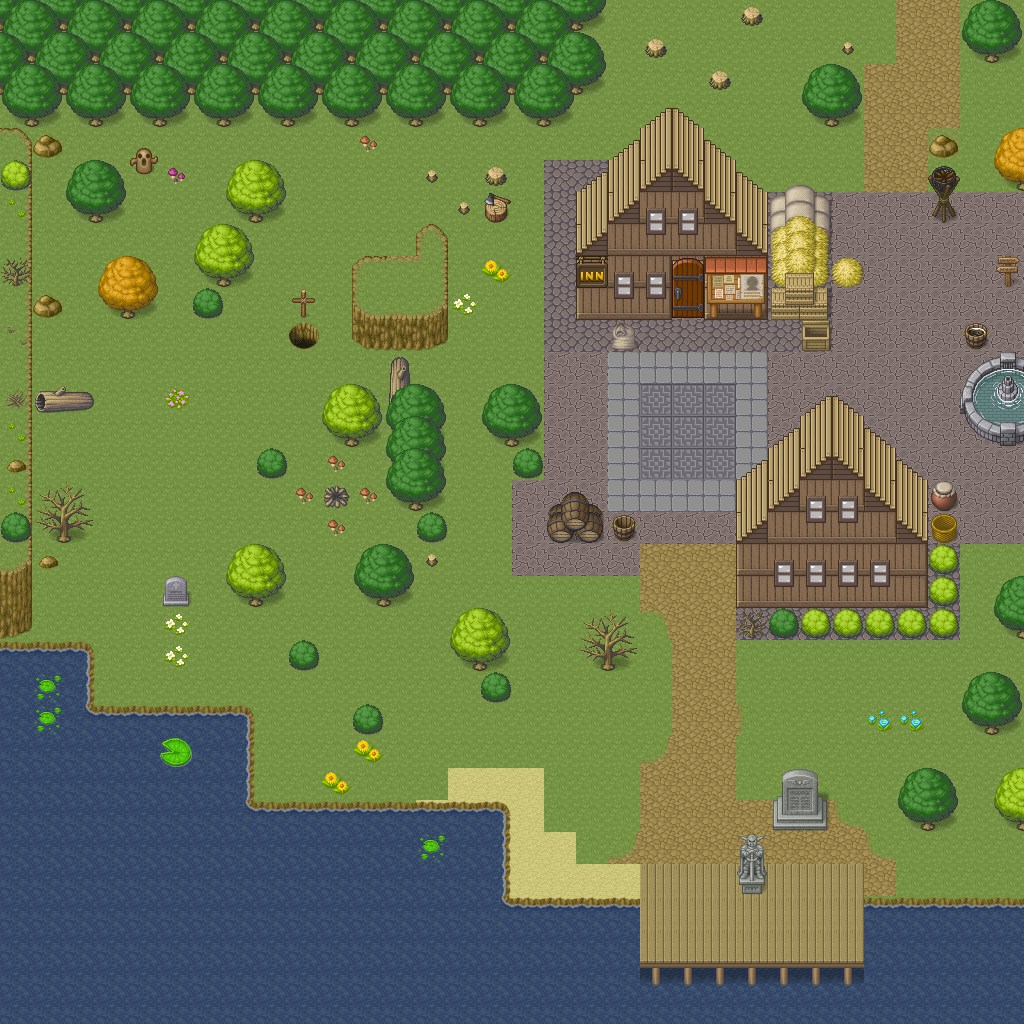

A level layout from a 2D game, rendered from its tile map. Below: a short description, then the map file with tile-grid data replaced by summaries:
An orthogonal 32x32 tile map with 32x32 px tiles, 5 tile layers (Ground, Terrain, Borders, Forest, ...), 3 tilesets and 67 objects.

<map version="1.4" tiledversion="1.4.2" orientation="orthogonal" renderorder="right-down" width="32" height="32" tilewidth="32" tileheight="32" infinite="0" nextlayerid="8" nextobjectid="78">
 <tileset firstgid="1" name="PipoyaBase" tilewidth="32" tileheight="32" tilecount="1072" columns="8">
  <image source="../graphics/[Base]BaseChip_pipo.png" width="256" height="4288" />
 </tileset>
 <tileset firstgid="1073" name="PipoyaWater1" tilewidth="32" tileheight="32" tilecount="48" columns="8">
  <image source="../graphics/[A]Water1_pipo.png" width="256" height="192" />
 </tileset>
 <tileset firstgid="1121" name="PipoyaGrass1" tilewidth="32" tileheight="32" tilecount="48" columns="8">
  <image source="../graphics/[A]Grass4_pipo.png" width="256" height="192" />
 </tileset>
 <layer id="1" name="Ground" width="32" height="32">
  <data>[1024 cells, 1024 non-empty, 11 distinct tile ids]</data>
 </layer>
 <layer id="2" name="Terrain" width="32" height="32">
  <data>[1024 cells, 315 non-empty, 40 distinct tile ids]</data>
 </layer>
 <layer id="5" name="Borders" width="32" height="32">
  <data>[1024 cells, 76 non-empty, 37 distinct tile ids]</data>
 </layer>
 <layer id="3" name="Forest" width="32" height="32">
  <data>[1024 cells, 237 non-empty, 64 distinct tile ids]</data>
 </layer>
 <layer id="6" name="Decoration" width="32" height="32">
  <data>[1024 cells, 63 non-empty, 35 distinct tile ids]</data>
 </layer>
 <objectgroup id="7" name="Collision">
  <object id="6" x="736" y="480" width="192" height="128" />
  <object id="7" x="0" y="0" width="576" height="128" />
  <object id="8" x="576" y="0" width="32" height="96" />
  <object id="10" x="0" y="128" width="32" height="512" />
  <object id="11" x="0" y="640" width="96" height="64" />
  <object id="12" x="0" y="704" width="256" height="96" />
  <object id="14" x="0" y="800" width="512" height="96" />
  <object id="15" x="0" y="896" width="640" height="128" />
  <object id="17" x="640" y="960" width="224" height="64" />
  <object id="18" x="864" y="896" width="160" height="128" />
  <object id="19" x="960" y="352" width="64" height="96" />
  <object id="21" x="576" y="192" width="256" height="128" />
  <object id="22" x="800" y="320" width="32" height="32" />
  <object id="23" x="608" y="160" width="128" height="32" />
  <object id="24" x="640" y="128" width="64" height="32" />
  <object id="25" x="800" y="64" width="64" height="64" />
  <object id="26" x="960" y="0" width="64" height="64" />
  <object id="27" x="992" y="128" width="32" height="64" />
  <object id="28" x="928" y="128" width="32" height="96" />
  <object id="29" x="992" y="256" width="32" height="32" />
  <object id="30" x="832" y="256" width="32" height="32" />
  <object id="31" x="736" y="0" width="32" height="32" />
  <object id="32" x="640" y="32" width="32" height="32" />
  <object id="33" x="704" y="64" width="32" height="32" />
  <object id="34" x="416" y="224" width="32" height="32" />
  <object id="35" x="352" y="256" width="96" height="96" />
  <object id="36" x="480" y="160" width="32" height="64" />
  <object id="37" x="224" y="160" width="64" height="64" />
  <object id="38" x="384" y="352" width="32" height="32" />
  <object id="39" x="320" y="384" width="128" height="64" />
  <object id="40" x="384" y="448" width="64" height="64" />
  <object id="41" x="416" y="512" width="32" height="32" />
  <object id="42" x="480" y="384" width="64" height="64" />
  <object id="43" x="512" y="448" width="32" height="32" />
  <object id="44" x="608" y="320" width="32" height="32" />
  <object id="45" x="960" y="320" width="32" height="32" />
  <object id="47" x="544" y="512" width="96" height="32" />
  <object id="48" x="352" y="544" width="64" height="64" />
  <object id="49" x="224" y="544" width="64" height="64" />
  <object id="50" x="192" y="224" width="64" height="64" />
  <object id="51" x="288" y="288" width="32" height="64" />
  <object id="52" x="96" y="256" width="64" height="64" />
  <object id="53" x="128" y="128" width="32" height="64" />
  <object id="54" x="32" y="128" width="32" height="32" />
  <object id="55" x="64" y="160" width="64" height="64" />
  <object id="56" x="32" y="288" width="32" height="32" />
  <object id="57" x="32" y="384" width="64" height="32" />
  <object id="58" x="32" y="480" width="64" height="64" />
  <object id="59" x="32" y="544" width="32" height="32" />
  <object id="60" x="160" y="576" width="32" height="32" />
  <object id="61" x="256" y="448" width="32" height="32" />
  <object id="62" x="320" y="480" width="32" height="32" />
  <object id="63" x="288" y="640" width="32" height="32" />
  <object id="64" x="352" y="704" width="32" height="32" />
  <object id="65" x="736" y="864" width="32" height="32" />
  <object id="66" x="768" y="800" width="64" height="32" />
  <object id="67" x="768" y="448" width="128" height="32" />
  <object id="68" x="800" y="416" width="64" height="32" />
  <object id="69" x="448" y="608" width="64" height="64" />
  <object id="70" x="480" y="672" width="32" height="32" />
  <object id="71" x="576" y="608" width="64" height="64" />
  <object id="72" x="928" y="480" width="32" height="160" />
  <object id="73" x="736" y="608" width="192" height="32" />
  <object id="74" x="896" y="768" width="64" height="64" />
  <object id="75" x="992" y="768" width="32" height="64" />
  <object id="76" x="960" y="672" width="64" height="64" />
  <object id="77" x="992" y="576" width="32" height="64" />
 </objectgroup>
</map>
